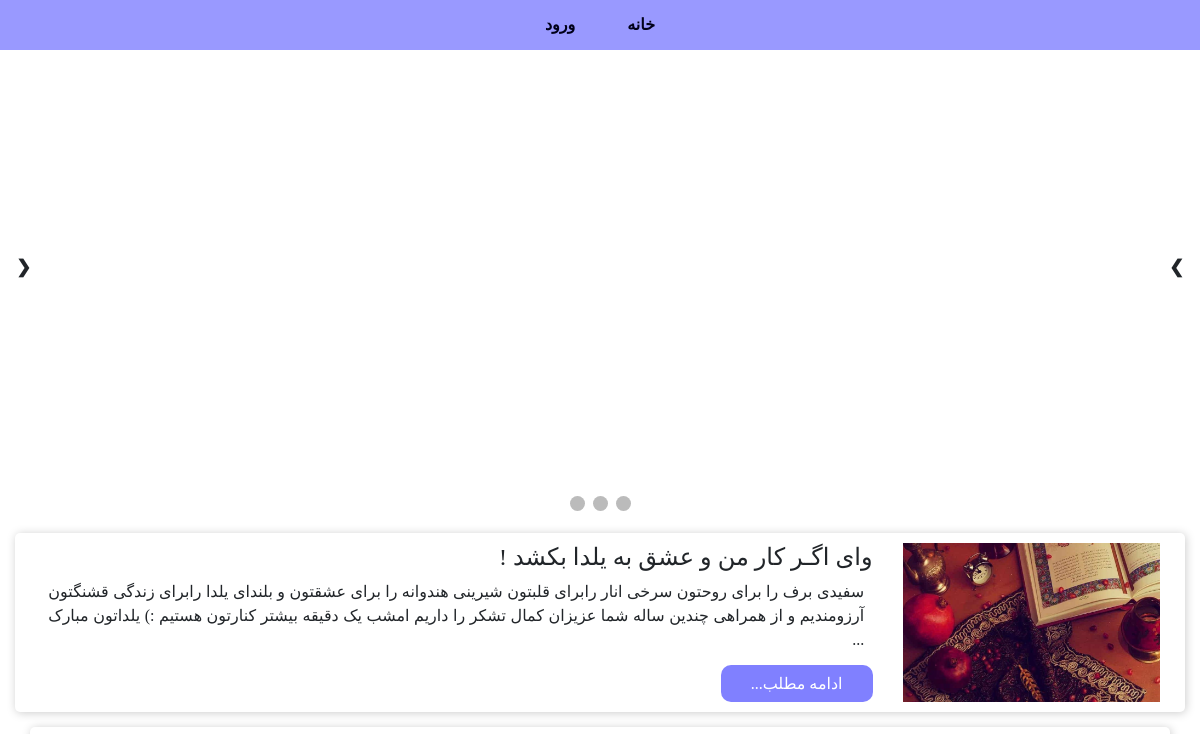
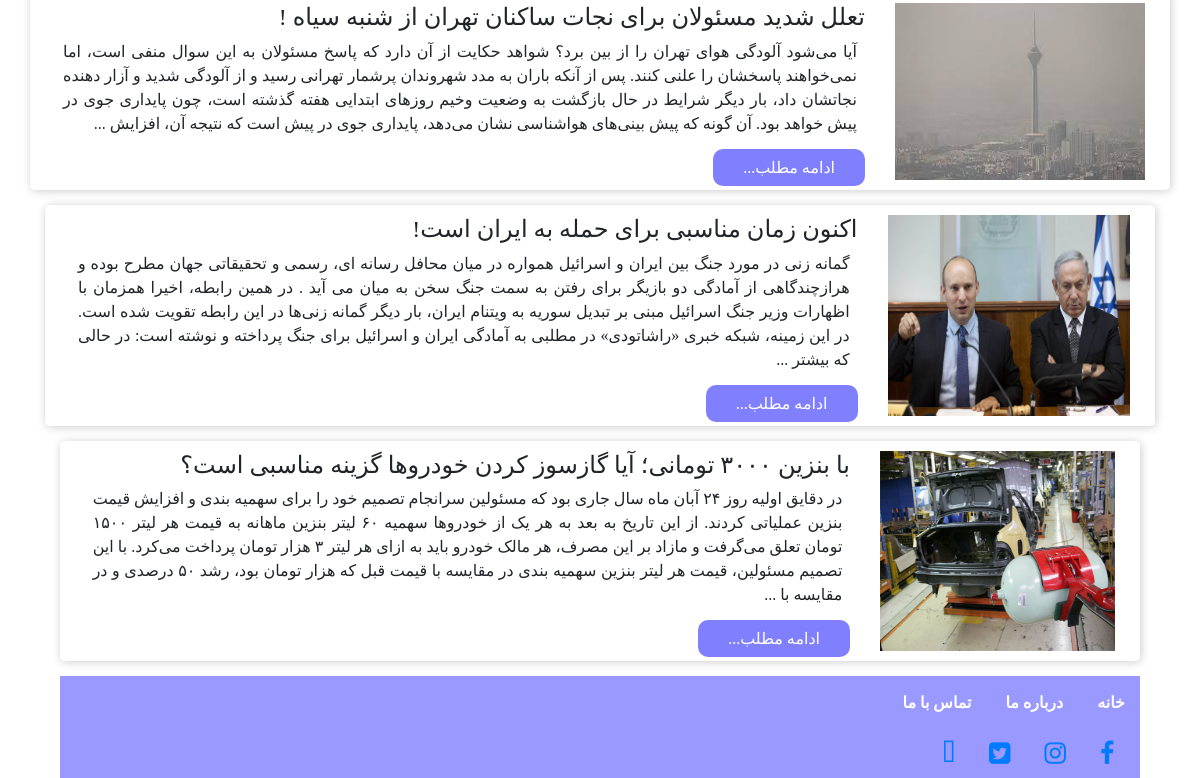
Before: / with the older database file (2 pictures, top to bottom).
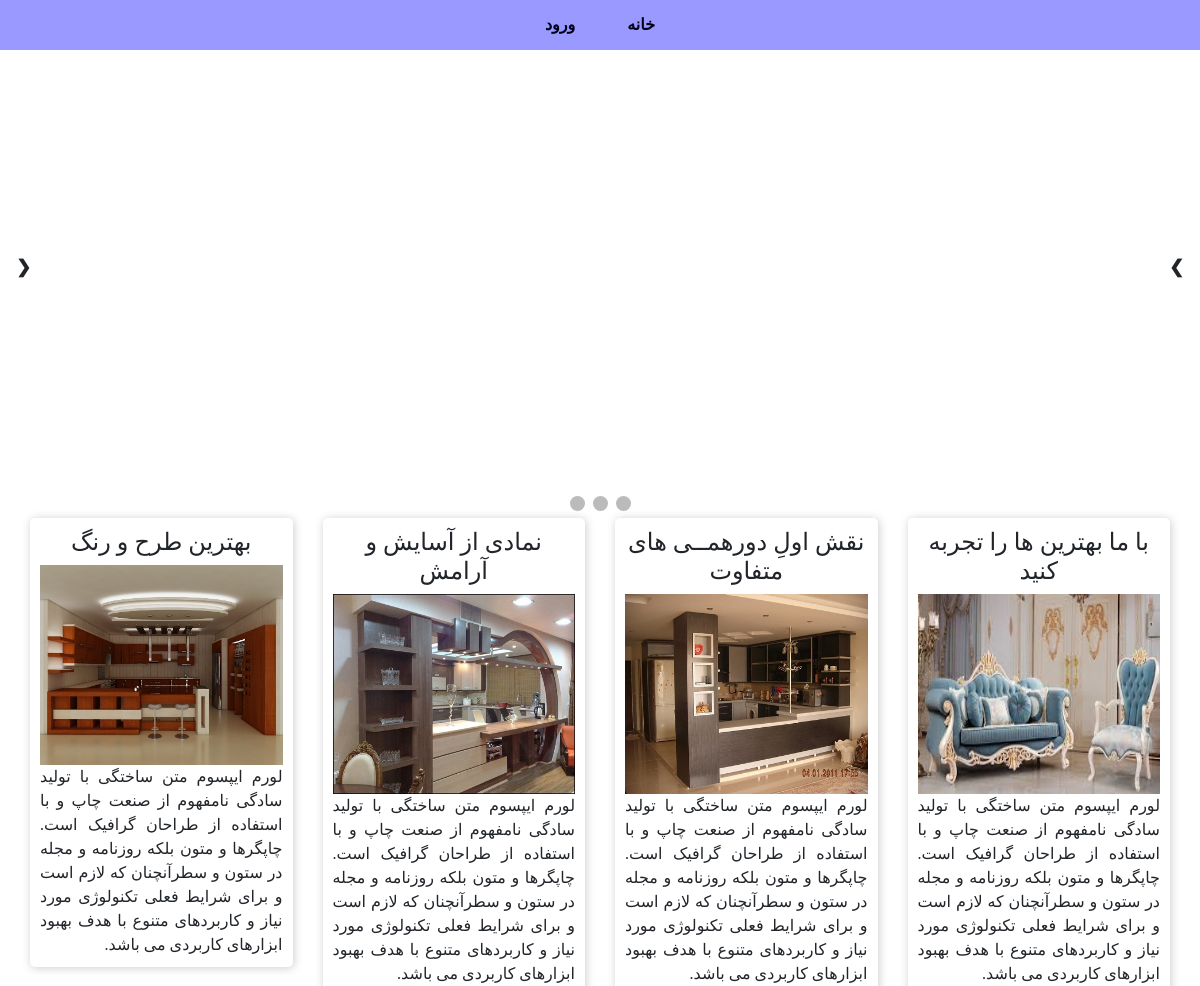
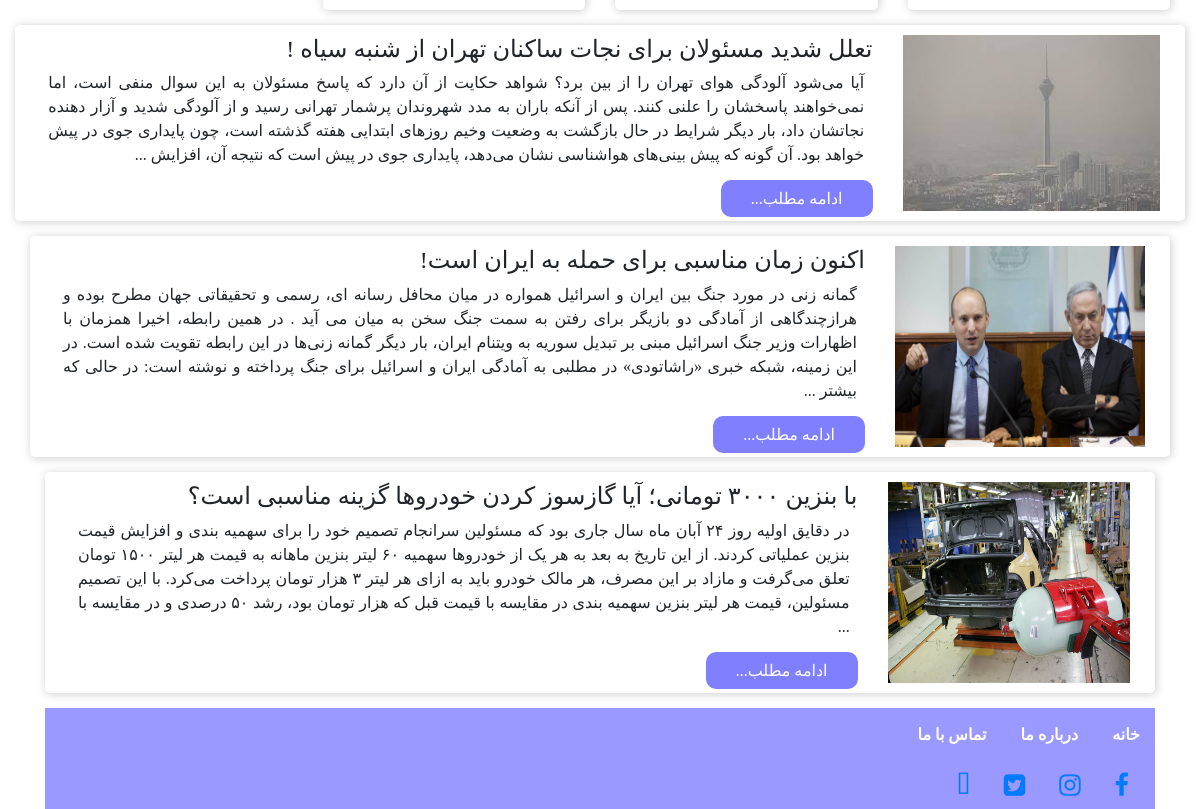
After: the same page with the newer database file (2 pictures, top to bottom).
### tables this page shows
CREATE TABLE `menu` (
  `id` int(11) NOT NULL,
  `title` varchar(100) NOT NULL,
  `link` varchar(200) NOT NULL
);

CREATE TABLE `post` (
  `id` int(11) NOT NULL,
  `title` varchar(100) NOT NULL,
  `src` varchar(100) NOT NULL,
  `content` varchar(5000) NOT NULL
);

CREATE TABLE `specialpost` (
  `id` int(11) NOT NULL,
  `title` varchar(100) NOT NULL,
  `src` varchar(100) NOT NULL,
  `content` varchar(1000) NOT NULL
);

### func/func.php (called while the page is built)
<?php
function post_content($text)
{
	$text=substr($text,0,800);
	$text=substr($text,0,strrpos($text," "));
	$text=$text." ...";
	return $text;
}
?>

### index.php (the view, shortened to what this page needs)
<?php include ("header.php"); ?>
<?php include ("slider.php"); ?>
<?php include ("specialPost.php"); ?>
<?php include ("func/func.php"); ?>
<?php
$posrsql="SELECT * FROM  `post` ORDER BY  `id` DESC ;";
$postquery=mysqli_query($connect,$posrsql);
while($postfetch=mysqli_fetch_assoc($postquery))
{
?>
<div class="big-post container-fluid">
    <div class="big-content col-md-12 row ">
        <div class="big-content-thumb col-md-3">
            <img src=<?php echo $postfetch["src"]; ?>>
        </div>
        <div class="text-big col-md-9">
                <div class="big-content-title ">
                    <h4><?php echo $postfetch["title"]; ?>  </h4>
                </div>
                <div class="big-content-txt">
                    <p> <?php echo post_content($postfetch["content"]); ?> </p>
                </div>
                <div class="big-content-footer">
                    <a href=<?php echo "readmore.php?postid=$postfetch[id]" ?>>ادامه مطلب...</a>
                </div>
            </div>
    </div>
<?php
}
?>
<?php include ("footer.php"); ?>
</body>
</html>

### header.php (shortened to what this page needs)
<!DOCTYPE html>
<html>
<head>
    <link rel="stylesheet" href="https://cdnjs.cloudflare.com/ajax/libs/font-awesome/4.7.0/css/font-awesome.min.css">
    <link rel="stylesheet" href="css/bootstrap.min.css">
    <link rel="stylesheet" href="css/fontawesome.css">
	<link rel="stylesheet" href="css/style.css">
</head>
<body>
    <div class="menu">
            <ul class="nav justify-content-center">
            <?php
			 include ("config.php");
			 $mnu="SELECT * FROM  `menu` ORDER BY  `id` DESC ;";
			 $mnuresult=mysqli_query($connect,$mnu);
			 while($mnufetch=mysqli_fetch_assoc($mnuresult))
			 {
			?>
                <li class="nav-item active"><a href=<?php echo $mnufetch["link"] ?> class="nav-link"><?php echo $mnufetch["title"] ?></a></li>
                <?php
			 }
				?>
            </ul>
    </div>

### slider.php (shortened to what this page needs)
<div class="slider">
    <div class="slideshow-container">
        <a class="prev" onclick="plusSlides(-1)">&#10094;</a>
        <a class="next" onclick="plusSlides(1)">&#10095;</a>
    </div>
    <br>
    <div style="text-align:center">
        <span class="dot" onclick="currentSlide(1)"></span>
        <span class="dot" onclick="currentSlide(2)"></span>
        <span class="dot" onclick="currentSlide(3)"></span>
    </div>
</div>

### footer.php
<footer>
    <div class="footer container-fluid">
        <div class="footermnu">
            <ul>
                <li><a href="index.php">خانه</a></li>
                <li><a href="aboutus.php">درباره ما</a></li>
                <li><a href="contactus.php">تماس با ما</a></li>
            </ul>
        </div>
        <div class="socialpage">
            <ul>
                <li><a href="#"><i class="fa fa-facebook" ></i></a></li>
                <li><a href="#"><i class="fa fa-instagram""></i></a></li>
                <li><a href="#"><i class="fa fa-twitter-square" ></i></a></li>
                <li><a href="#"><i class="fa fa-youtube-square" ></i></a></li>
            </ul>
        </div>
    </div>
</footer>

### specialPost.php
<div class="content-wrapp container-fluid  row text-center">
<?php
$i=0;
$specialposrsql="SELECT * FROM  `specialpost` ORDER BY  `id` DESC ;";
$specialpostquery=mysqli_query($connect,$specialposrsql);
while($specialpostfetch=mysqli_fetch_assoc($specialpostquery))
{
?>
        <div class=" col-sm-6 col-md-6 col-xl-3">
            <div class="content">
                <div class="content-title">
                        <h4><?php echo $specialpostfetch["title"]; ?></h4>
                </div>
                <div class="content-thumb">
                        <img src=<?php echo $specialpostfetch["src"]; ?>>
                </div>
                <div class="content-txt">
                    <p><?php echo $specialpostfetch["content"]; ?></p>
                </div>
            </div>
        </div>
        <?php
		$i++;
	if($i>=4)
	{
		break;
	}
			}
		?>
</div>

### css/style.css (style rules this page uses)
*,div,p,ul { padding:0px; margin:0px; }
body { font-family:"b yekan"; direction: rtl; }
.menu { background-color: #9999ff; }
.menu li a { color:#00001a; font-weight: 800; }
.menu li { padding:5px 10px; border-radius: 10px; }
.slider { width: 100%; height: auto; }
.content-wrapp { text-align: center; display: flex; margin: 0 auto; }
.content { border-radius: 5px; -webkit-box-shadow: 1px 1px 10px 0px rgba(204,204,204,1); -moz-box-shadow: 1px 1px 10px 0px rgba(204,204,204,1); box-shadow: 1px 1px 10px 0px rgba(204,204,204,1); padding: 10px; }
.content-title { text-align: center; }
.content-thumb { width: 100%; height: 200px; }
.content-thumb img { width: 100%; height: 100%; }
.content-txt { height: auto; text-align: justify; }
.big-content { direction: rtl; text-align: right; margin:15px auto; border-radius: 5px; -webkit-box-shadow: 1px 1px 10px 0px rgba(204,204,204,1); -moz-box-shadow: 1px 1px 10px 0px rgba(204,204,204,1); box-shadow: 1px 1px 10px 0px rgba(204,204,204,1); padding: 10px; }
.big-content-thumb img { width: 100%; height: 100%; }
.big-content-txt { margin: 0 1%; }
.big-content-txt p { text-align: justify; }
.big-content-footer { margin-top: 20px; }
.big-content-footer a { margin: 20px 0; background-color: #8080ff; color:#fff; border-radius: 10px; padding: 10px 30px; }
.slideshow-container { max-width: 100%; position: relative; margin: auto; }
.prev, .next { cursor: pointer; position: absolute; top: 50%; width: auto; margin-top: -22px; padding: 16px; color: white; font-weight: bold; font-size: 18px; transition: 0.6s ease; border-radius: 0 3px 3px 0; user-select: none; }
.next { right: 0; border-radius: 3px 0 0 3px; }
.prev { left:0; border-radius: 3px 0 0 3px; }
.dot { cursor: pointer; height: 15px; width: 15px; margin: 0 2px; background-color: #bbb; border-radius: 50%; display: inline-block; transition: background-color 0.6s ease; }
.footer { background: #9999ff; }
footer .container-fluid { padding: 0; }
.footermnu { width: 100%; height: auto; }
.footermnu a { text-decoration: none; color: #fff; font-weight: 800; }
.footermnu ul { direction: rtl; text-align: right; }
.footermnu ul li { display: inline-block; padding: 10px; margin: 5px; }
.socialpage { width: 100%; height: auto; }
.socialpage ul { direction: rtl; text-align: right; margin: 0 1%; }
.socialpage ul li { margin: 5px; display: inline-block; }
.socialpage ul li a { padding:5px 10px 2px; font-size: 25px; }

Changed rows visible on the page:
removed post: src (picture), title "وای اگـر کار من و عشق به یلدا بکشد !", content "سفیدی برف را برای روحتون سرخی انار رابرای قلبتون شیرینی هندوانه را برای عشقتون و بلندای یلدا رابرای زندگی قشنگتون آرزومندیم و از همراهی چندین ساله شما عزیزان کمال تشکر را داریم امشب یک دقیقه بیشتر کنارتون هستیم :) یلداتون مبارک ..."
added specialpost: title "با ما بهترین ها را تجربه کنید", src (picture), content "لورم ایپسوم متن ساختگی با تولید سادگی نامفهوم از صنعت چاپ و با استفاده از طراحان گرافیک است. چاپگرها و متون بلکه روزنامه و مجله در ستون و سطرآنچنان که لازم است و برای شرایط فعلی تکنولوژی مورد نیاز و کاربردهای متنوع با هدف بهبود ابزارهای کاربردی می باشد."
added specialpost: title "نقش اولِ دورهمــی های متفاوت", src (picture), content "لورم ایپسوم متن ساختگی با تولید سادگی نامفهوم از صنعت چاپ و با استفاده از طراحان گرافیک است. چاپگرها و متون بلکه روزنامه و مجله در ستون و سطرآنچنان که لازم است و برای شرایط فعلی تکنولوژی مورد نیاز و کاربردهای متنوع با هدف بهبود ابزارهای کاربردی می باشد."
added specialpost: title "نمادی از آسایش و آرامش", src (picture), content "لورم ایپسوم متن ساختگی با تولید سادگی نامفهوم از صنعت چاپ و با استفاده از طراحان گرافیک است. چاپگرها و متون بلکه روزنامه و مجله در ستون و سطرآنچنان که لازم است و برای شرایط فعلی تکنولوژی مورد نیاز و کاربردهای متنوع با هدف بهبود ابزارهای کاربردی می باشد."
added specialpost: title "بهترین طرح و رنگ", src (picture), content "لورم ایپسوم متن ساختگی با تولید سادگی نامفهوم از صنعت چاپ و با استفاده از طراحان گرافیک است. چاپگرها و متون بلکه روزنامه و مجله در ستون و سطرآنچنان که لازم است و برای شرایط فعلی تکنولوژی مورد نیاز و کاربردهای متنوع با هدف بهبود ابزارهای کاربردی می باشد."
